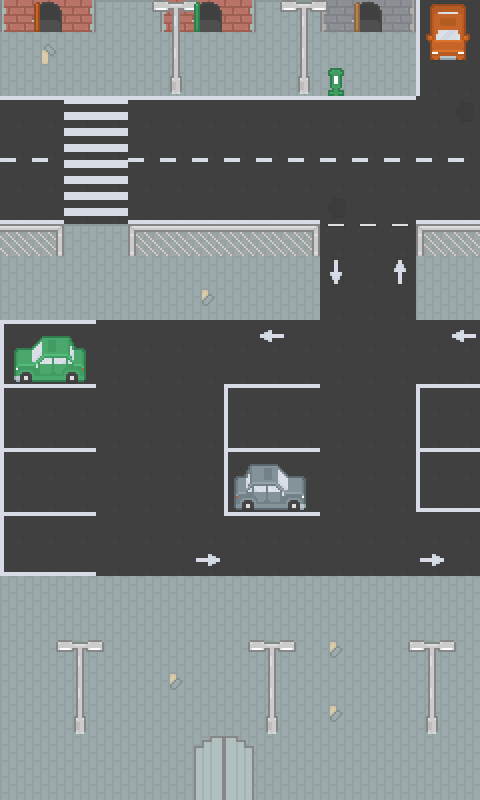

Tiled map render using the project's own tile images. Description and the map definition, with tile-layer contents summarised, below:
An orthogonal 15x25 tile map with 32x32 px tiles, 3 tile layers (mainTerrain, Objets, interet).

<map version="1.0" orientation="orthogonal" renderorder="right-down" width="15" height="25" tilewidth="32" tileheight="32" nextobjectid="1">
 <tileset firstgid="1" name="tilemap2" tilewidth="32" tileheight="32" spacing="2" margin="2" tilecount="1036">
  <image source="tilemap2.png" trans="ff00ff" width="1260" height="954" />
  <tile id="917">
   <properties>
    <property name="arrivee" value="6,24" />
    <property name="d1" value="1,0" />
    <property name="d2" value="6,0" />
    <property name="d3" value="11,0" />
    <property name="nb_depart" value="3" />
   </properties>
  </tile>
 </tileset>
 <layer name="mainTerrain" width="15" height="25">
  <properties>
   <property name="arrivee" value="6,24" />
   <property name="d1" value="1,0" />
   <property name="d2" value="6,0" />
   <property name="d3" value="11,0" />
   <property name="m" value="25" />
   <property name="n" value="15" />
   <property name="nb_depart" value="3" />
   <property name="px" value="32" />
  </properties>
  <data>[375 cells, 375 non-empty, 25 distinct tile ids]</data>
 </layer>
 <layer name="Objets" width="15" height="25">
  <data>[375 cells, 52 non-empty, 25 distinct tile ids]</data>
 </layer>
 <layer name="interet" width="15" height="25">
  <data>[375 cells, 7 non-empty, 7 distinct tile ids]</data>
 </layer>
</map>